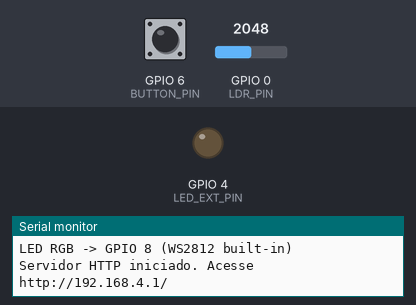
A sketch run on a simulated ESP32-C3. On the bench: output pins drawn as LEDs (lit = HIGH), the last lines printed to the serial monitor. The inputs (shaded band) are chosen by the test bench; at power-on: GPIO 6 (BUTTON_PIN) HIGH, GPIO 0 (LDR_PIN) = 2048 (analog values on the 0–4095 scale).

Above: at 1.4 s.
1.5 s: GPIO 6 (BUTTON_PIN) pulled LOW for 0.15 s
At 1.57 s:
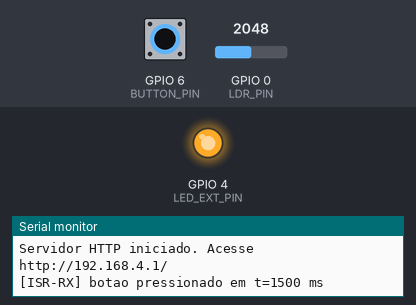
6.1 s: GPIO 6 (BUTTON_PIN) pulled LOW for 3.2 s
At 10.5 s:
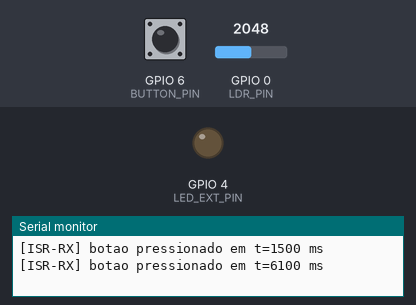
Timing chart, 0 to 12.0 s (numbered marks = the images above; inputs shaded):
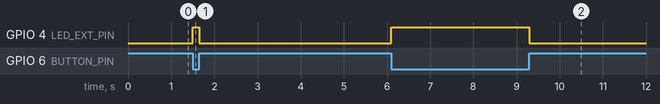

The sketch:

MonitorSOS_ESP32.ino
```cpp
/*
 * PCS3732 — Laboratório 06
 * Sistema de Monitoramento Inteligente: ADC (LDR) + Interrupção (Botão SOS)
 * + Desafio: Semáforo Inteligente com Modo Noturno e Botão de Pedestre
 *
 * Pinagem ESP32-C3:
 *   GPIO 0 - AO do módulo LDR (entrada analógica ADC1_CH0)
 *   GPIO 4 - LED externo (anodo via resistor 330 Ohm)
 *   GPIO 6 - Botão SOS / pedestre (INPUT_PULLUP; outro terminal no GND)
 *   GPIO 8 - LED RGB built-in (WS2812). Já na placa.
 *   3V3 - VCC do módulo LDR
 *   GND - GND do módulo LDR + perna oposta do botão
 */

#include <WiFi.h>
#include <WebServer.h>

const int LDR_PIN     = 0;
const int LED_EXT_PIN = 4;
const int BUTTON_PIN  = 6;
const int RGB_LED_PIN = 8;

const int ADC_BITS = 12;
const int ADC_MAX  = (1 << ADC_BITS) - 1;
const uint8_t RGB_BRIGHT = 80;

const unsigned long YELLOW_BLINK_HALF_PERIOD_MS = 1000;
const unsigned long NIGHT_BLINK_HALF_PERIOD_MS  = 500;
const unsigned long EMERGENCY_DURATION_MS       = 3000;
const unsigned long DEBOUNCE_MS                 = 50;
const unsigned long TRAFFIC_GREEN_MS  = 5000;
const unsigned long TRAFFIC_YELLOW_MS = 2000;
const unsigned long TRAFFIC_RED_MS    = 5000;

const char* ssid     = "MonitorSOS_grupo_lindo";
const char* password = "12345678";

WebServer server(80);

enum SystemMode { MODE_MONITOR, MODE_TRAFFIC };
SystemMode currentMode = MODE_MONITOR;

int  currentLDR   = 0;
int  ldrThreshold = 2000;
bool lowLight     = false;

volatile bool          buttonTrigger     = false;
volatile unsigned long lastInterruptTime = 0;

unsigned long emergencyEndTime = 0;
bool          emergencyActive  = false;
bool pedestrianPending = false;

unsigned long lastBlinkToggle = 0;
bool          blinkState      = false;

enum TrafficState { TR_GREEN, TR_YELLOW, TR_RED };
TrafficState  trafficState      = TR_GREEN;
unsigned long lastTrafficChange = 0;

void IRAM_ATTR onButtonPressed() {
  unsigned long now = millis();
  if (now - lastInterruptTime > DEBOUNCE_MS) {
    buttonTrigger     = true;
    lastInterruptTime = now;
  }
}

void setRgbColor(uint8_t r, uint8_t g, uint8_t b) {
  rgbLedWrite(RGB_LED_PIN, r, g, b);
}
void rgbOff()    { setRgbColor(0, 0, 0); }
void rgbYellow() { setRgbColor(RGB_BRIGHT, RGB_BRIGHT, 0); }
void rgbRed()    { setRgbColor(RGB_BRIGHT, 0, 0); }
void rgbGreen()  { setRgbColor(0, RGB_BRIGHT, 0); }

const char* trafficStateName() {
  switch (trafficState) {
    case TR_GREEN:  return "VERDE";
    case TR_YELLOW: return "AMARELO";
    case TR_RED:    return "VERMELHO";
  }
  return "?";
}

void updateMonitorMode() {
  unsigned long now = millis();
  currentLDR = analogRead(LDR_PIN);
  lowLight   = (currentLDR > ldrThreshold);

  if (emergencyActive && now > emergencyEndTime) {
    emergencyActive = false;
  }

  if (emergencyActive) {
    rgbRed();
  }
  else if (lowLight) {
    if (now - lastBlinkToggle >= YELLOW_BLINK_HALF_PERIOD_MS) {
      blinkState      = !blinkState;
      lastBlinkToggle = now;
    }
    if (blinkState) rgbYellow();
    else            rgbOff();
  }
  else {
    rgbOff();
  }
}

void updateTrafficMode() {
  unsigned long now = millis();
  currentLDR = analogRead(LDR_PIN);
  lowLight   = (currentLDR > ldrThreshold);

  if (lowLight) {
    if (now - lastBlinkToggle >= NIGHT_BLINK_HALF_PERIOD_MS) {
      blinkState      = !blinkState;
      lastBlinkToggle = now;
    }
    if (blinkState) rgbYellow();
    else            rgbOff();
    return;
  }

  unsigned long elapsed = now - lastTrafficChange;

  if (pedestrianPending && trafficState == TR_GREEN) {
    if (elapsed < TRAFFIC_GREEN_MS - 500) {
      lastTrafficChange = now - (TRAFFIC_GREEN_MS - 500);
    }
    pedestrianPending = false;
  }

  unsigned long duration = 0;
  switch (trafficState) {
    case TR_GREEN:  duration = TRAFFIC_GREEN_MS;  break;
    case TR_YELLOW: duration = TRAFFIC_YELLOW_MS; break;
    case TR_RED:    duration = TRAFFIC_RED_MS;    break;
  }

  if (elapsed > duration) {
    switch (trafficState) {
      case TR_GREEN:  trafficState = TR_YELLOW; break;
      case TR_YELLOW: trafficState = TR_RED;    break;
      case TR_RED:    trafficState = TR_GREEN;  break;
    }
    lastTrafficChange = now;
  }

  switch (trafficState) {
    case TR_GREEN:  rgbGreen();  break;
    case TR_YELLOW: rgbYellow(); break;
    case TR_RED:    rgbRed();    break;
  }
}

const char INDEX_HTML[] PROGMEM = R"rawliteral(
<!DOCTYPE html>
<html lang="pt-BR">
<head>
  <meta charset="UTF-8">
  <meta name="viewport" content="width=device-width, initial-scale=1.0">
  <title>Monitor SOS — ESP32-C3</title>
  <style>
    * { box-sizing: border-box; }
    body { font-family: Arial, sans-serif; max-width: 580px; margin: 14px auto;
           padding: 12px; background: #f4f4f8; color: #222; }
    h1 { font-size: 1.4em; margin: 0 0 4px 0; color: #1f3864; }
    .sub { color: #555; font-size: 0.9em; margin-bottom: 16px; }
    .card { background: #fff; padding: 14px 16px; border-radius: 8px;
            margin: 10px 0; border: 1px solid #ddd;
            box-shadow: 0 1px 3px rgba(0,0,0,0.06); }
    .card h2 { margin: 0 0 12px 0; font-size: 1.1em; color: #1f3864; }
    .row { display: flex; align-items: center; gap: 12px; margin: 8px 0; }
    .row label { min-width: 90px; font-size: 0.88em; color: #444; }
    input[type="range"] { flex: 1; }
    input[type="number"] { width: 90px; padding: 6px 8px; font-size: 1em;
                            border: 1px solid #bbb; border-radius: 5px;
                            font-family: Consolas, monospace; }
    .barra-bg { flex: 1; height: 18px; background: #eee; border-radius: 4px; overflow: hidden; }
    .barra-fg { height: 100%; background: linear-gradient(90deg, #1e3a8a, #3b82f6, #fbbf24);
                width: 0%; transition: width 0.3s; }
    .estado-card { padding: 16px; border-radius: 8px; text-align: center; font-size: 1.1em;
                   font-weight: bold; }
    .estado-NORMAL  { background: #d1fae5; color: #065f46; }
    .estado-BAIXA   { background: #fef3c7; color: #92400e; animation: piscaY 2s infinite; }
    .estado-EMERG   { background: #fee2e2; color: #991b1b; animation: piscaR 1s infinite; }
    @keyframes piscaY { 50% { opacity: 0.5; } }
    @keyframes piscaR { 50% { opacity: 0.6; } }
    .botoes { display: grid; grid-template-columns: repeat(2, 1fr); gap: 8px; margin-top: 10px; }
    .botoes button { padding: 10px; font-size: 0.95em; cursor: pointer; border: 1px solid #ccc;
                     border-radius: 6px; background: #fff; font-weight: bold; }
    .botoes button:hover { background: #eef; }
    .botoes button.ativo { background: #2563eb; color: white; border-color: #2563eb; }
    .sos-btn { width: 100%; padding: 14px; font-size: 1.1em; font-weight: bold;
               border: 2px solid #b91c1c; background: #fee2e2; color: #991b1b;
               border-radius: 6px; cursor: pointer; margin-top: 10px; }
    .sos-btn:active { background: #b91c1c; color: white; }
    .info { font-size: 0.78em; color: #777; margin-top: 12px; text-align: center; }
    .led-vis { width: 60px; height: 60px; border-radius: 50%; margin: 10px auto;
               background: #222; border: 3px solid #111; transition: all 0.3s; }
    .led-yellow { background: #facc15; box-shadow: 0 0 22px #facc15; }
    .led-red    { background: #dc2626; box-shadow: 0 0 22px #dc2626; }
    .led-green  { background: #16a34a; box-shadow: 0 0 22px #16a34a; }
  </style>
</head>
<body>
  <h1>Monitor SOS &mdash; ESP32-C3</h1>
  <div class="sub">ADC (LDR) + Interrup&ccedil;&atilde;o de hardware. LED RGB built-in (GPIO 8).</div>

  <div class="card">
    <h2>Modo de Opera&ccedil;&atilde;o</h2>
    <div class="botoes">
      <button id="modoMonitor" onclick="setMode('monitor')">Monitoramento</button>
      <button id="modoSemaforo" onclick="setMode('traffic')">Sem&aacute;foro</button>
    </div>
  </div>

  <div class="card">
    <h2>LED RGB built-in</h2>
    <div id="ledVis" class="led-vis"></div>
    <div id="estado" class="estado-card estado-NORMAL">NORMAL</div>
  </div>

  <div class="card">
    <h2>Sensor LDR</h2>
    <div class="row">
      <label>Leitura:</label>
      <div class="barra-bg"><div id="barraLDR" class="barra-fg"></div></div>
      <span id="valLDR" style="font-family: Consolas, monospace; font-weight: bold; min-width: 60px; text-align: right;">0</span>
    </div>
    <div class="row">
      <label>Limiar:</label>
      <input id="limiar" type="range" min="0" max="4095" value="2000">
      <input id="limiarN" type="number" min="0" max="4095" value="2000">
    </div>
  </div>

  <button class="sos-btn" onclick="triggerSOS()">&#9888;&#65039; Simular SOS / Pedestre (via web)</button>

  <div class="info" id="info">Aguardando dados...</div>

  <script>
    const estadoEl    = document.getElementById('estado');
    const ledVis      = document.getElementById('ledVis');
    const valLDREl    = document.getElementById('valLDR');
    const barraLDREl  = document.getElementById('barraLDR');
    const limiarEl    = document.getElementById('limiar');
    const limiarNEl   = document.getElementById('limiarN');
    const modoMon     = document.getElementById('modoMonitor');
    const modoSem     = document.getElementById('modoSemaforo');
    const info        = document.getElementById('info');

    function updateUI(j) {
      if (j.mode === 'monitor') { modoMon.classList.add('ativo'); modoSem.classList.remove('ativo'); }
      else                      { modoSem.classList.add('ativo'); modoMon.classList.remove('ativo'); }

      valLDREl.textContent = j.ldr;
      barraLDREl.style.width = (j.ldr * 100 / 4095) + '%';

      if (document.activeElement !== limiarEl && document.activeElement !== limiarNEl) {
        limiarEl.value  = j.threshold;
        limiarNEl.value = j.threshold;
      }

      ledVis.className = 'led-vis';
      if (j.rgb === 'YELLOW') ledVis.classList.add('led-yellow');
      else if (j.rgb === 'RED') ledVis.classList.add('led-red');
      else if (j.rgb === 'GREEN') ledVis.classList.add('led-green');

      estadoEl.className = 'estado-card';
      if (j.mode === 'monitor') {
        if (j.emergency) {
          estadoEl.classList.add('estado-EMERG');
          estadoEl.textContent = '🚨 EMERGÊNCIA (' + j.emergency_remaining_ms + ' ms)';
        } else if (j.low_light) {
          estadoEl.classList.add('estado-BAIXA');
          estadoEl.textContent = '⚠️ BAIXA LUMINOSIDADE';
        } else {
          estadoEl.classList.add('estado-NORMAL');
          estadoEl.textContent = '✅ NORMAL';
        }
      } else {
        if (j.low_light) {
          estadoEl.className = 'estado-card estado-BAIXA';
          estadoEl.textContent = '🌙 MODO NOTURNO (amarelo a 1 Hz)';
        } else {
          estadoEl.className = 'estado-card estado-NORMAL';
          estadoEl.textContent = '🚦 ' + j.traffic_state;
        }
      }

      info.textContent = 'LDR=' + j.ldr + '/4095 | Limiar=' + j.threshold + ' | RGB=' + j.rgb;
    }

    function send(params) {
      return fetch('/set?' + params.toString())
        .then(r => r.json()).then(updateUI)
        .catch(e => info.textContent = 'Erro: ' + e);
    }

    function setMode(m)   { const p = new URLSearchParams(); p.append('mode', m); send(p); }
    function triggerSOS() { const p = new URLSearchParams(); p.append('trigger', '1'); send(p); }
    function setLimiar(v) { const p = new URLSearchParams(); p.append('threshold', v); send(p); }

    limiarEl.addEventListener('change', e => { limiarNEl.value = e.target.value; setLimiar(e.target.value); });
    limiarEl.addEventListener('input',  e => { limiarNEl.value = e.target.value; });
    limiarNEl.addEventListener('change', e => { limiarEl.value = e.target.value; setLimiar(e.target.value); });

    setInterval(() => {
      fetch('/state').then(r => r.json()).then(updateUI).catch(()=>{});
    }, 500);

    fetch('/state').then(r => r.json()).then(updateUI);
  </script>
</body>
</html>
)rawliteral";

const char* currentRgbName() {
  if (currentMode == MODE_MONITOR) {
    if (emergencyActive) return "RED";
    if (lowLight && blinkState) return "YELLOW";
    return "OFF";
  } else {
    if (lowLight) return blinkState ? "YELLOW" : "OFF";
    switch (trafficState) {
      case TR_GREEN:  return "GREEN";
      case TR_YELLOW: return "YELLOW";
      case TR_RED:    return "RED";
    }
  }
  return "OFF";
}

String stateJson() {
  String r = "{";
  r += "\"mode\":\"";
  r += (currentMode == MODE_MONITOR ? "monitor" : "traffic");
  r += "\",";
  r += "\"ldr\":"        + String(currentLDR) + ",";
  r += "\"threshold\":"  + String(ldrThreshold) + ",";
  r += "\"low_light\":"  + String(lowLight ? "true" : "false") + ",";
  r += "\"emergency\":"  + String(emergencyActive ? "true" : "false") + ",";
  r += "\"emergency_remaining_ms\":";
  if (emergencyActive) {
    long rem = (long)emergencyEndTime - (long)millis();
    if (rem < 0) rem = 0;
    r += String(rem);
  } else {
    r += "0";
  }
  r += ",";
  r += "\"traffic_state\":\"" + String(trafficStateName()) + "\",";
  r += "\"rgb\":\"" + String(currentRgbName()) + "\"";
  r += "}";
  return r;
}

void handleRoot()  { server.send_P(200, "text/html; charset=utf-8", INDEX_HTML); }
void handleState() { server.send(200, "application/json", stateJson()); }

void handleSet() {
  if (server.hasArg("mode")) {
    String m = server.arg("mode");
    if (m == "monitor") currentMode = MODE_MONITOR;
    else if (m == "traffic") {
      currentMode = MODE_TRAFFIC;
      trafficState = TR_GREEN;
      lastTrafficChange = millis();
    }
    rgbOff();
    Serial.printf("[MODE] %s\n", m.c_str());
  }
  if (server.hasArg("threshold")) {
    ldrThreshold = constrain(server.arg("threshold").toInt(), 0, ADC_MAX);
    Serial.printf("[THRESHOLD] %d\n", ldrThreshold);
  }
  if (server.hasArg("trigger")) {
    buttonTrigger = true;
    Serial.println("[TRIGGER] simulado via web");
  }
  server.send(200, "application/json", stateJson());
}

void setup() {
  Serial.begin(115200);
  delay(200);

  pinMode(LED_EXT_PIN, OUTPUT);
  digitalWrite(LED_EXT_PIN, LOW);

  pinMode(BUTTON_PIN, INPUT_PULLUP);

  analogReadResolution(ADC_BITS);

  attachInterrupt(digitalPinToInterrupt(BUTTON_PIN), onButtonPressed, FALLING);

  rgbOff();

  WiFi.softAP(ssid, password);
  IPAddress ip = WiFi.softAPIP();
  Serial.println();
  Serial.println("=== Lab 06: Monitor SOS + Semaforo (LED RGB built-in) ===");
  Serial.printf("SSID: %s, Senha: %s\n", ssid, password);
  Serial.print("IP do AP: ");
  Serial.println(ip);
  Serial.printf("LDR     -> GPIO %d (ADC1_CH0, %d bits)\n", LDR_PIN, ADC_BITS);
  Serial.printf("LED EXT -> GPIO %d (segue estado do botao)\n", LED_EXT_PIN);
  Serial.printf("BUTTON  -> GPIO %d (INPUT_PULLUP, IRQ FALLING)\n", BUTTON_PIN);
  Serial.printf("LED RGB -> GPIO %d (WS2812 built-in)\n", RGB_LED_PIN);

  server.on("/",      handleRoot);
  server.on("/state", handleState);
  server.on("/set",   handleSet);
  server.begin();
  Serial.println("Servidor HTTP iniciado. Acesse http://192.168.4.1/");

  lastTrafficChange = millis();
}

void loop() {
  server.handleClient();

  digitalWrite(LED_EXT_PIN, digitalRead(BUTTON_PIN) == LOW ? HIGH : LOW);

  if (buttonTrigger) {
    buttonTrigger = false;
    Serial.printf("[ISR-RX] botao pressionado em t=%lu ms\n", lastInterruptTime);
    if (currentMode == MODE_MONITOR) {
      emergencyActive  = true;
      emergencyEndTime = millis() + EMERGENCY_DURATION_MS;
    } else {
      pedestrianPending = true;
    }
  }

  if (currentMode == MODE_MONITOR) updateMonitorMode();
  else                              updateTrafficMode();
}
```

Measured:
- after the input at 1.5 s, GPIO 4 (LED_EXT_PIN): LOW → HIGH at once, → LOW 0.15 s later
- after the input at 6.1 s, GPIO 4 (LED_EXT_PIN): LOW → HIGH at once, → LOW 3.2 s later
